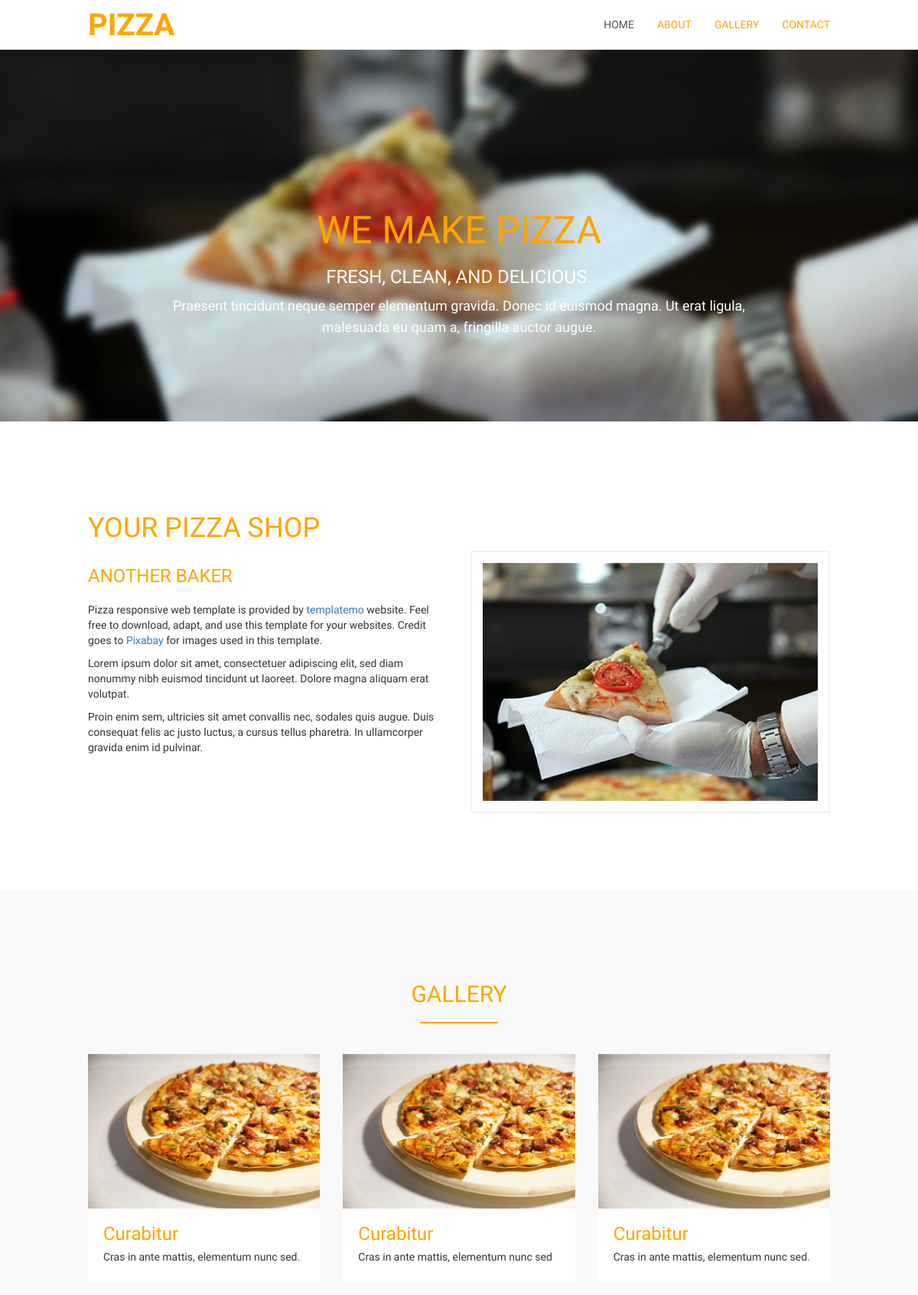
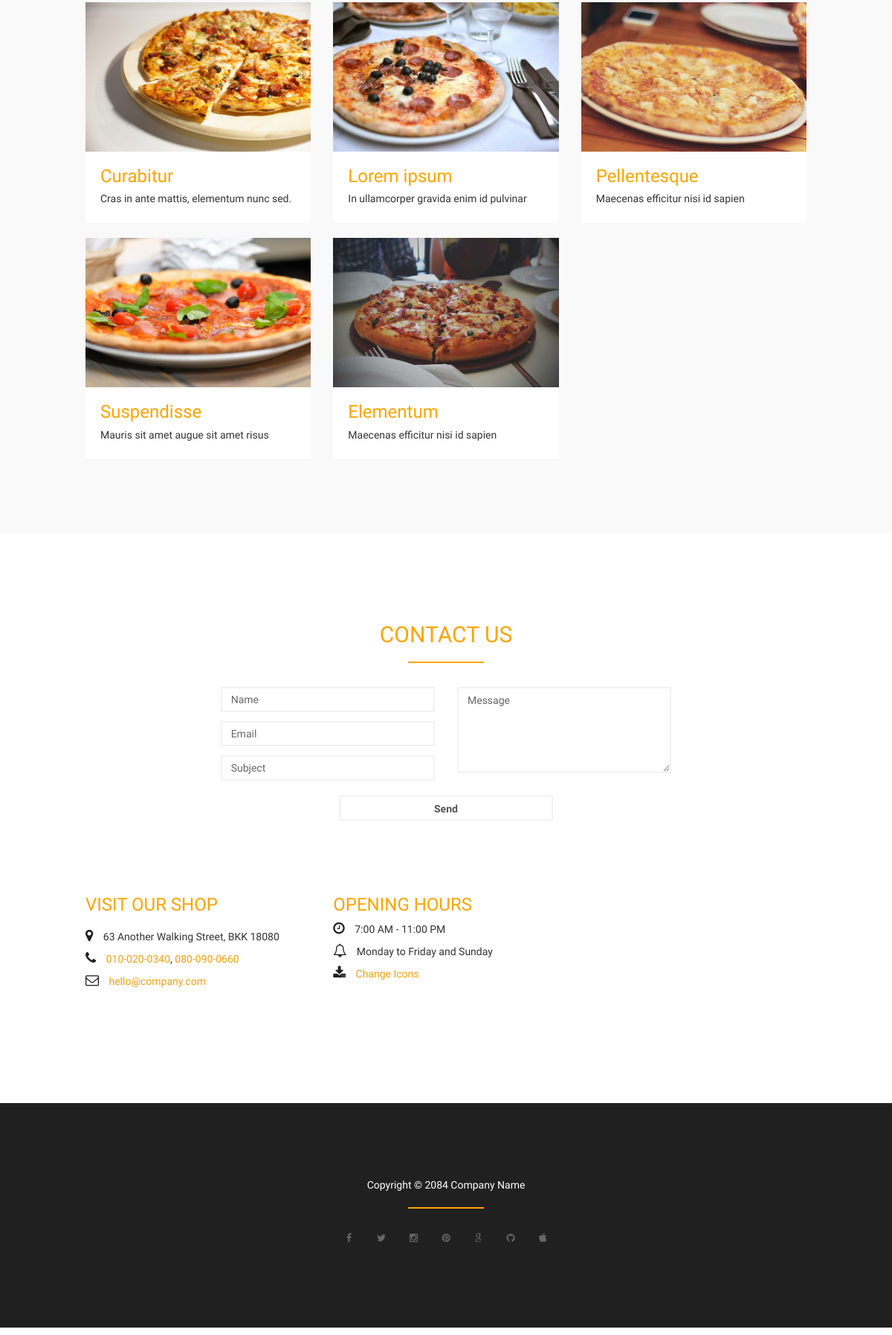
Page /pizzeria/index.php on the committed database (2 pictures, top to bottom).
### tables this page shows
CREATE TABLE `menu` (
  `id` int(11) NOT NULL,
  `sys_name` varchar(45) NOT NULL,
  `display_name` varchar(45) NOT NULL,
  `created_at` datetime NOT NULL,
  `updated_at` datetime NOT NULL
);

CREATE TABLE `content` (
  `id` int(11) NOT NULL,
  `sys_name` varchar(45) NOT NULL,
  `display_name` varchar(45) NOT NULL,
  `content` text DEFAULT NULL,
  `created_at` datetime DEFAULT NULL,
  `updated_at` datetime DEFAULT NULL
);

CREATE TABLE `pizza_menu` (
  `id` int(11) NOT NULL,
  `sys_name` varchar(45) NOT NULL,
  `display_name` varchar(45) NOT NULL,
  `img` varchar(45) NOT NULL,
  `content` varchar(100) NOT NULL,
  `created_at` datetime NOT NULL,
  `updated_at` datetime NOT NULL
);

### pizzeria/DB.php (called while the page is built, shortened)
<?php
class DB
{
    private $connection;
    public function __construct($host, $dbname, $username, $password)
    {
        $this->host = $host;
        $this->dbname = $dbname;
        $this->username = $username;
        $this->password = $password;
        try {
            $this->connection = new \PDO('mysql:host='.$this->host.';dbname='.$this->dbname, $this->username, $this->password);
        } catch (\PDOException $e) {
            print "Error!: " . $e->getMessage() . "<br/>";
            die();
        }
    }
    public function getAllPizzaMenu()
    {
        $content = [];
        $sql = "SELECT * FROM pizza_menu";
        $query = $this->connection->query($sql);
        while ($row = $query->fetch()) {
            $content[] = [
                'id' => $row['id'],
                'sys_name' => $row['sys_name'],
                'display_name' => $row['display_name'],
                'img' => $row['img'],
                'content' => $row['content'],
                'created_at' => $row['created_at']
            ];
        }
        return $content;
    }
    public function getContentDetails($id)
    {
        $sql = "SELECT id, display_name, content FROM content WHERE id = " . $id;
        $result = [];
        try {
            $query = $this->connection->query($sql);
            $result = $query->fetchAll(\PDO::FETCH_ASSOC);
            return $result;
        } catch (\PDOException $e) {
            return $result;
        }
    }
    public function getMenuDetails($id)
    {
        $sql = "SELECT id, display_name FROM menu  WHERE id = " . $id;
        $result = [];
        try {
            $query = $this->connection->query($sql);
            $result = $query->fetchAll(\PDO::FETCH_ASSOC);
            return $result;
        } catch (\PDOException $e) {
            return $result;
        }
    }
}

### pizzeria/index.php (the view, shortened to what this page needs)
<?php
$db = $GLOBALS['db'];
$pizzaDetails = $db->getAllPizzaMenu();
?>
<!DOCTYPE html>
<html lang="en">
<head>
	<link rel="stylesheet" href="css/bootstrap.min.css">
	<link rel="stylesheet" href="css/font-awesome.min.css">
	<link rel="stylesheet" href="css/templatemo-style.css">
</head>
<body id="home" data-spy="scroll" data-target=".navbar-collapse">
	<div class="navbar navbar-default navbar-fixed-top" role="navigation">
		<div class="container">
			<div class="navbar-header">
				<a href="#home" class="navbar-brand smoothScroll"><strong>PIZZA</strong></a>
			</div>
			<div class="collapse navbar-collapse">
				<ul class="nav navbar-nav navbar-right">
					<li><a href="#home" class="inline-block mb-4 mx-4"><?php
                            $menu = $db->getMenuDetails(1);
                            echo $menu[0]['display_name'];
                            ?></a></li>
					<li><a href="#about" class="sinline-block mb-4 mx-4"><?php
                            $menu = $db->getMenuDetails(2);
                            echo $menu[0]['display_name'];
                            ?></a></li>
					<li><a href="#gallery" class="inline-block mb-4 mx-4"><?php
                            $menu = $db->getMenuDetails(3);
                            echo $menu[0]['display_name'];
                            ?></a></li>
					<li><a href="#contact" class="inline-block mb-4 mx-4"><?php
                            $menu = $db->getMenuDetails(4);
                            echo $menu[0]['display_name'];
                            ?></a></li>
				</ul>
			</div>
		</div>
	</div>
    <?php
    $contents = $db->getContentDetails(6);
    echo $contents[0]['content'];
    ?>
	<section id="about" class="templatemo-section templatemo-top-130">
		<div class="container">
            <?php
            $contents = $db->getContentDetails(7);
            echo $contents[0]['content'];
            ?>
		</div>
	</section>
	<section id="gallery" class="templatemo-section templatemo-light-gray-bg">
		<div class="container">
            <div class="row">
                <div class="col-md-12">
                    <h2 class="text-center text-uppercase">Gallery</h2>
                    <hr>
                </div>
                <?php
                foreach ($pizzaDetails as $pizzaDetail) {
                ?>
                <div class="col-md-4 col-sm-4">
                    <div class="gallery-wrapper">
                        <?php
                        echo '<img src="images/'.$pizzaDetail['img'].'" class="img-responsive gallery-img"." alt="Pizza 1">'
                        ?>
                        <div class="gallery-des">
                            <h3><?php echo $pizzaDetail['display_name'] ?></h3>
                            <h5><?php echo $pizzaDetail['content'] ?></h5>
                        </div>
                    </div>
                </div>
                <?php
                }
                ?>
            </div>
		</div>
	</section>
	<section id="contact" class="templatemo-section">
		<div class="container">
            <?php
            $contents = $db->getContentDetails(9);
            echo $contents[0]['content'];
            ?>
		</div>
	</section>
	<footer>
		<div class="container">
			<div class="row">
				<div class="col-md-12">
					<p>Copyright &copy; 2084 Company Name</p>
					<hr>
					<ul class="social-icon">
						<li><a href="#" class="fa fa-facebook"></a></li>
						<li><a href="#" class="fa fa-twitter"></a></li>
						<li><a href="#" class="fa fa-instagram"></a></li>
						<li><a href="#" class="fa fa-pinterest"></a></li>
						<li><a href="#" class="fa fa-google"></a></li>
						<li><a href="#" class="fa fa-github"></a></li>
						<li><a href="#" class="fa fa-apple"></a></li>
					</ul>
				</div>
			</div>
		</div>
	</footer>
</body>
</html>

### pizzeria/css/templatemo-style.css (style rules this page uses)
body { font-family: 'Signika', sans-serif; font-weight: 400; position: relative; }
h1,h2, h3, h4, .navbar-default .navbar-nav li a, .navbar-default .navbar-nav>li>a:focus { color: #ffa400; font-family: 'Chewy', cursive; font-weight: 400; }
.navbar-default .navbar-nav>.active>a, .navbar-default .navbar-nav>.active>a:focus { background-color: transparent; }
hr { border: 1px solid #ffa400; width: 100px; }
img { max-width: 100%; height: auto; }
@media (min-width: 768px) { .container { width: 700px; } }
@media (min-width: 992px) { .container { width: 900px; } }
@media (min-width: 1200px) { .container { width: 1000px; } }
.templatemo-section { padding-top: 100px; padding-bottom: 100px; position: relative; }
.navbar-default { background: #ffffff; border: none; -webkit-box-shadow: 0 2px 8px 0 rgba(50, 50, 50, 0.08); box-shadow: 0 2px 8px 0 rgba(50, 50, 50, 0.08); margin: 0; padding: 0; }
.navbar-default .navbar-brand { color: #ffa400; font-size: 40px; line-height: 35px; }
.navbar-default .navbar-nav li a { line-height: 35px; }
.navbar-default .navbar-nav > .active > a, .navbar-default .navbar-nav > .active > a:hover { color: #555; background-color: transparent; }
.flexslider { margin-top: 114px; width: 100%; max-width: 100%; min-width: 100%; overflow: hidden; }
.flex-caption { position: absolute; top: 39%; width: 100%; text-align: center; z-index: 999; color: white; }
.slider-title { font-size: 50px; }
.slider-subtitle { color: #ffffff; }
.slider-title, .slider-subtitle { text-transform: uppercase; }
.slider-description { font-size: 18px; line-height: 28px; padding-left: 200px; padding-right: 200px; }
.flexslider { margin: 0; position: relative; zoom: 1; }
.flexslider .slides { zoom: 1; }
.flexslider { padding: 65px 0 0 0; }
.flexslider .slides > li { display: none; -webkit-backface-visibility: hidden; }
.flexslider .slides img { width: 100%; display: block; }
.slides:after { content: "\0020"; display: block; clear: both; visibility: hidden; line-height: 0; height: 0; }
.slides, .flex-control-nav, .flex-direction-nav { margin: 0; padding: 0; list-style: none; }
.padding-bottom-10 { padding-bottom: 10px; }
.img-bordered { border: 2px solid #f2f2f2; padding: 14px; }
.templatemo-light-gray-bg { background: #f9f9f9; }
.gallery-wrapper { background: #ffffff; margin-top: 20px; -webkit-transition: all 0.4s ease-in-out; transition: all 0.4s ease-in-out; }
.gallery-des { padding: 0 20px 14px 20px; }
.gallery-img { margin: 0 auto; }
.map { height: 200px; }
.contact-fa { color: #202020; font-size: 18px; padding-right: 10px; }
.contact-link { color: #F0A00E; }
.form-control { border: 2px solid #f2f2f2; border-radius: 0; -webkit-box-shadow: none; box-shadow: none; margin-top: 12px; -webkit-transition: all 0.4s ease-in-out; transition: all 0.4s ease-in-out; }
input { height: 50px; }
input[type="submit"] { font-weight: bold; margin-bottom: 80px; margin-top: 20px; }
footer { background: #202020; border-bottom: 10px solid #ffffff; color: #ffffff; text-align: center; padding-top: 100px; padding-bottom: 100px; }
.social-icon { position: relative; padding: 0; margin: 0; }
.social-icon li { display: inline-block; list-style: none; }
.social-icon li a { color: #666; font-size: 13px; text-decoration: none; -webkit-transition: all 0.4s ease-in-out; transition: all 0.4s ease-in-out; width: 40px; height: 40px; line-height: 40px; text-align: center; }

### rows in the picture
menu: display_name "HOME"
menu: display_name "ABOUT"
menu: display_name "GALLERY"
menu: display_name "CONTACT"
content: content (picture), content "WE MAKE PIZZA FRESH, CLEAN, AND DELICIOUS. Praesent tincidunt neque semper elementum gravida. Donec id euismod magna. Ut erat ligula, malesuada eu quam a, fringilla auctor augue."
content: content "YOUR PIZZA SHOP ANOTHER BAKER Pizza responsive web template is provided by templatemo website. Feel free to download, adapt, and use this template for your websites. Credit goes to Pixabay for images used in this template. Lorem ipsum dolor sit amet, consectetuer adipiscing elit, sed diam nonummy nibh euismod tincidunt ut laoreet. Dolore magna aliquam erat volutpat. Proin enim sem, ultricies sit amet convallis nec, sodales quis augue. Duis consequat felis ac justo luctus, a cursus tellus pharetra. In ullamcorper gravida enim id pulvinar.", content (picture)
pizza_menu: img (picture), display_name "Curabitur", content "Cras in ante mattis, elementum nunc sed."
pizza_menu: img (picture), display_name "Curabitur", content "Cras in ante mattis, elementum nunc sed"
pizza_menu: img (picture), display_name "Curabitur", content "Cras in ante mattis, elementum nunc sed."
pizza_menu: img (picture), display_name "Curabitur", content "Cras in ante mattis, elementum nunc sed."
pizza_menu: img (picture), display_name "Lorem ipsum", content "In ullamcorper gravida enim id pulvinar"
pizza_menu: img (picture), display_name "Pellentesque", content "Maecenas efficitur nisi id sapien"
pizza_menu: img (picture), display_name "Suspendisse", content "Mauris sit amet augue sit amet risus"
pizza_menu: img (picture), display_name "Elementum", content "Maecenas efficitur nisi id sapien"
